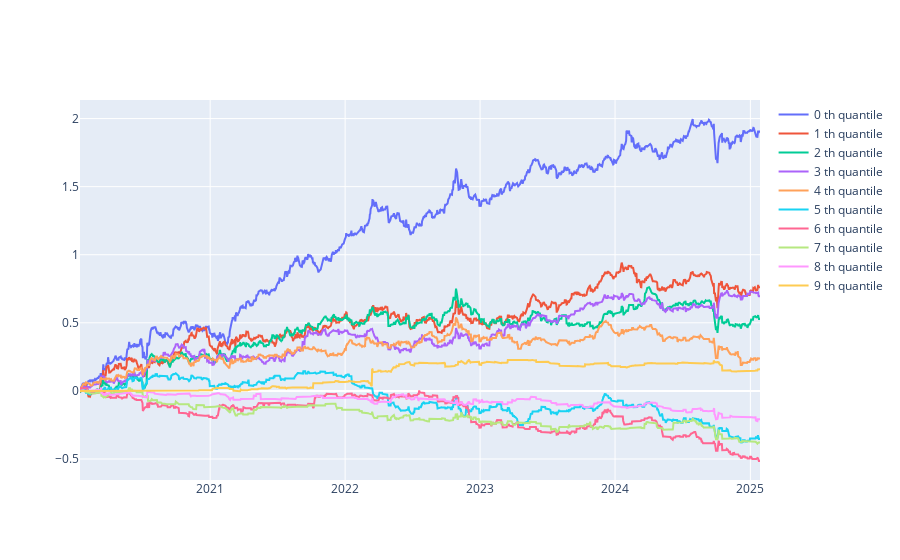

The cell this chart's notebook holds for it:
### Code cell
# momentum: ln(open_/close_.shift(1)) 如果要更保守，就li_.shift(1)
time_ = "2020-01-15"; end_ = '2025-01-27'
open_ = open[time_:end_]
close_ = close[time_:end_]
ln_ = np.log(open_/close_.shift(1)) # index: 使用的時間
pct = close_/open_-1 # index: 當天收益
holdings_gap = intraday_shifted_input_signal_pct_output_plot(ln_.shift(0), pct.shift(-1), quantile=10, type_='cumsum')

### Figure 1 — Plotly figure (JSON) as saved in the notebook; plotly's stock layout.template omitted (floating-point values rounded to 4 significant figures; data arrays with more than 128 entries replaced by an {"elided": "..."} marker saying what was removed)
{"data": [{"mode": "lines", "name": "0 th quantile", "type": "scatter", "x": {"elided": "1239 str values"}, "y": {"elided": "1239 float values"}, "yaxis": "y"}, {"mode": "lines", "name": "1 th quantile", "type": "scatter", "x": {"elided": "1239 str values"}, "y": {"elided": "1239 float values"}, "yaxis": "y"}, {"mode": "lines", "name": "2 th quantile", "type": "scatter", "x": {"elided": "1239 str values"}, "y": {"elided": "1239 float values"}, "yaxis": "y"}, {"mode": "lines", "name": "3 th quantile", "type": "scatter", "x": {"elided": "1239 str values"}, "y": {"elided": "1239 float values"}, "yaxis": "y"}, {"mode": "lines", "name": "4 th quantile", "type": "scatter", "x": {"elided": "1239 str values"}, "y": {"elided": "1239 float values"}, "yaxis": "y"}, {"mode": "lines", "name": "5 th quantile", "type": "scatter", "x": {"elided": "1239 str values"}, "y": {"elided": "1239 float values"}, "yaxis": "y"}, {"mode": "lines", "name": "6 th quantile", "type": "scatter", "x": {"elided": "1239 str values"}, "y": {"elided": "1239 float values"}, "yaxis": "y"}, {"mode": "lines", "name": "7 th quantile", "type": "scatter", "x": {"elided": "1239 str values"}, "y": {"elided": "1239 float values"}, "yaxis": "y"}, {"mode": "lines", "name": "8 th quantile", "type": "scatter", "x": {"elided": "1239 str values"}, "y": {"elided": "1239 float values"}, "yaxis": "y"}, {"mode": "lines", "name": "9 th quantile", "type": "scatter", "x": {"elided": "1239 str values"}, "y": {"elided": "1239 float values"}, "yaxis": "y"}], "layout": {}}
